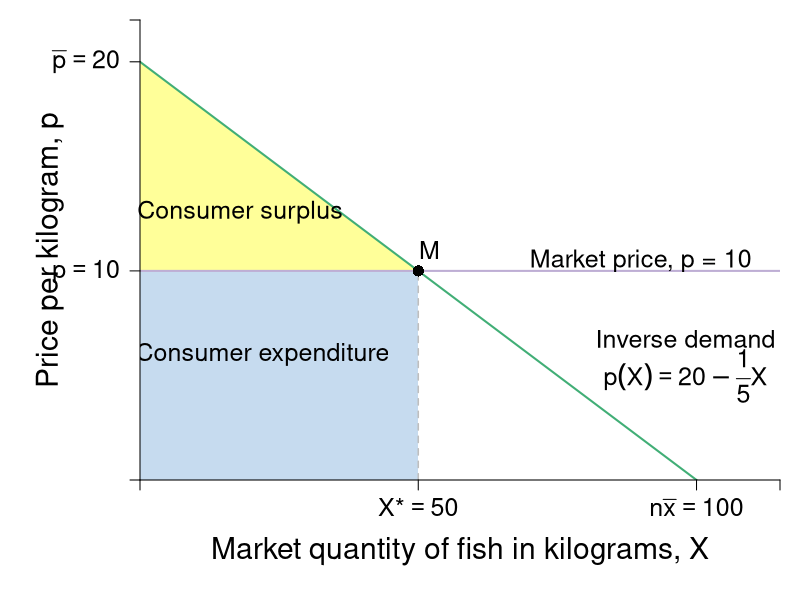

The R script that drew this image:
require(shape)
pdf(file = "firmmarketsupply/consumersurplus_market.pdf", width = 9, height = 7)

#Set parameters for graphics
pointsize <- 1.8
axislabelsize <- 1.8
labelsize <- 1.5
namesize <- 1.8
annotatesize <- 1.5
graphlinewidth <- 2
segmentlinewidth <- 1.5


COL <- c("#7fc97f", "#beaed4", "#fdc086", "#ffff99", "#386cb0", "#f0027f", "#bf5b17", "#666666")
COLA <- c("#e0f3db", "#99d8c9","#66c2a4","#41ae76", "#238b45", "#005824")
COLB <- c("#c6dbef", "#4eb3d3", "#2b8cbe", "#0868ac","#084081")

par(mar =  c(6, 7, 1, 1))

MarketD <- function(x, rmax = 20, xmax = 10, n = 10) {
  rmax - (rmax/(n*xmax))*x
}

mrsA <- function(x, rmax = 20, xmax = 10) {
  rmax - (rmax/xmax)*x
}

# uA <- function(x, y, rmax, rmax = 20, xmax = 10) {
#   y + rmax*x - (1/2)(rmax/xmax)*x^2
# }

xlims <- c(0, 115)
ylims <- c(0, 22)

npts <- 501 
x <- seq(xlims[1], xlims[2], length.out = npts)
y <- seq(ylims[1], ylims[2], length.out = npts) 
a <- c(46.08, 55, 64)
b <- c(46.08, 55, 64)

plot(0, 0, xlim = xlims, ylim = ylims, type = "n",
     xlab = expression(paste("")),
     ylab = expression(paste("")), 
     xaxt = "n", 
     yaxt = "n", 
     cex.lab = axislabelsize, 
     bty = "n",
     xaxs="i", 
     yaxs="i")

# ticksy <- seq(from = 0, to = ylims[2], by = 2)
# ylabels <- seq(from = 0, to = ylims[2], by = 2)
# ticksx <- seq(from = 0, to = xlims[2], by = 2)
# xlabels <- seq(from = 0, to = xlims[2], by = 2)
ticksy <- c(0, 10, 20, ylims[2])
ylabels <- c(NA, expression(paste(p == 10)), expression(paste(bar(p) == 20)), NA)
ticksx <- c(0, 50, 100, xlims[2])
xlabels <- c(NA, expression(paste(X,"*") == 50), expression(paste(n*bar(x)==100)), NA)


npts <- 500 
xx1 <- seq(xlims[1], xlims[2], length.out = npts)

xpoly <- c(0, 50, 0)
ypoly <- c(10, 10, 20)
polygon(x = xpoly, y = ypoly, col = COL[4], density=NULL, border = NA)

xpoly3 <- c(0, 50, 50, 0, 0)
ypoly3 <- c(0, 0, 10, 10, 0)
polygon(x = xpoly3, y = ypoly3, col = COLB[1], density=NULL, border = NA)


#Lines for mrs graph
lines(xx1, MarketD(xx1, rmax = 20, xmax = 10, n = 10), col = COLA[4], lwd = graphlinewidth)
#lines(xx1, mrsA(xx1, rmax = 20, xmax = 10), col = COLA[4], lwd = graphlinewidth)

segments(0, 10, xlims[2], 10, lty = 1, col = COL[2] , lwd = graphlinewidth)
segments(50, 0, 50, 10, lty = 2, col = "gray" , lwd = segmentlinewidth)

#Label axes
mtext(expression(paste("Market quantity of fish in kilograms, ", X)), side=1, line = 3.5, cex = axislabelsize)
text(-16.2, 0.5*ylims[2], expression(paste("Price per kilogram, ", p)), xpd = TRUE, cex = axislabelsize, srt = 90) 

points(50, 10, pch = 16, col = "black", cex = 1.5)
text(52, 11.0, expression(M), cex = labelsize)

#segments(4.11765, 6.17647, 5.88, 8.88, lty = 1, col = COL[2] , lwd = graphlinewidth)
text(90, 10.5, expression("Market price, p = 10"), cex = labelsize, xpd = TRUE)
#text(7.3, 2.5, expression("Curve"))
#Arrows(7.3, 3.5, 7.3, 6.1, col = "black", lty = 1, lwd = 2, arr.type = "triangle", arr.lwd = 0.5)

#Label mrs function
#text(98, 7.5, expression(paste("Demand: ", X(p) == 100 - 5*p)), cex = labelsize,xpd = TRUE)
text(98, 6.75, expression(paste("Inverse demand")), cex = labelsize)
text(98, 5, expression(paste(p(X) == 20 - frac(1,5)*X)), cex = labelsize,xpd = TRUE)
#Arrows(10, 7.5, 10, 5, col = "black", lty = 1, lwd = 2, arr.type = "triangle", arr.lwd = 0.5)

#Label highest willingness to pay
text(18.0, 12.8, expression("Consumer surplus"), cex = labelsize, xpd = TRUE)
#text(15, 11.5, expression(paste(CS==frac(1, 2)*bgroup("(",20 - 10,")")*50, phantom()== 250)))
#Arrows(25, 15, 25, 12, col = "black", lty = 1, lwd = 2, arr.type = "triangle", arr.lwd = 0.5)

#Label consumer expenditure
text(22, 6, expression("Consumer expenditure"), cex = labelsize)

axis(1, at = ticksx, pos = 0, labels = xlabels, cex.axis = labelsize)
axis(2, at = ticksy, pos = 0, labels = ylabels, las = 1, cex.axis = labelsize)

dev.off()
